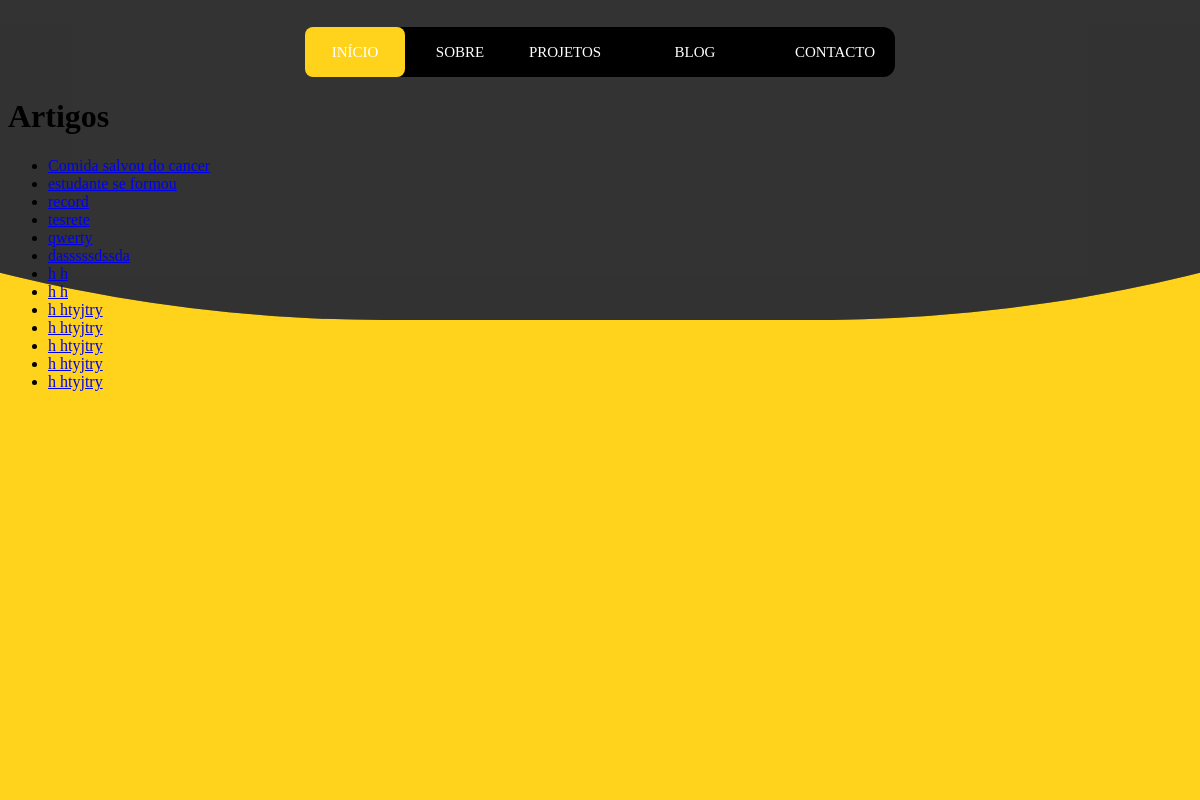
The app's page /artigos_blog/ with its own data.
### portifolio/models.py (models this page shows, shortened)
class Artigo(models.Model):
    titulo = models.CharField(max_length=30)
    autor = models.ForeignKey(Autor, on_delete=models.CASCADE)
    categoria = models.ManyToManyField(Categoria, related_name="artigos")
    descricao = models.TextField(blank=False, null=False)
    data = models.DateTimeField(auto_now_add=True)
    destaque = models.BooleanField(default=False)
    imagem = models.ImageField(upload_to='artigos/', blank=True, null=True)
    visitas = models.PositiveIntegerField(default=0)

### portifolio/views.py (the view)
# urls.py: path('artigos_blog/', views.artigos_blog, name='artigos_blog'),
def artigos_blog(request):
    artigos = Artigo.objects.all()
    context = {
        'artigos': artigos
    }
    return render(request, 'portfolio/blog/artigos_blog.html', context)

### portifolio/templates/portfolio/blog/artigos_blog.html
{% extends 'portfolio/base/layout_base.html' %}
{% block main %}
   <h1>Artigos</h1>
  <ul>
    {% for artigo in artigos %}
      <li><a href="{% url 'portifolio:artigo_blog' artigo.id %}">{{ artigo.titulo }}</a></li>
    {% empty %}
      <li>Nenhum artigo encontrado.</li>
    {% endfor %}
  </ul>
{% endblock main %}

### portifolio/static/portfolio/css/base/layout_base.css (style rules this page uses)
* { box-sizing: border-box; }
:root { --color: #FFD21C; }

### records on screen
Artigo: titulo "Comida salvou do cancer"
Artigo: titulo "estudante se formou"
Artigo: titulo "record"
Artigo: titulo "tesrete"
Artigo: titulo "qwerty"
Artigo: titulo "dasssssdssda"
Artigo: titulo "h h"
Artigo: titulo "h h"
Artigo: titulo "h htyjtry"
Artigo: titulo "h htyjtry"
Artigo: titulo "h htyjtry"
Artigo: titulo "h htyjtry"
Artigo: titulo "h htyjtry"
